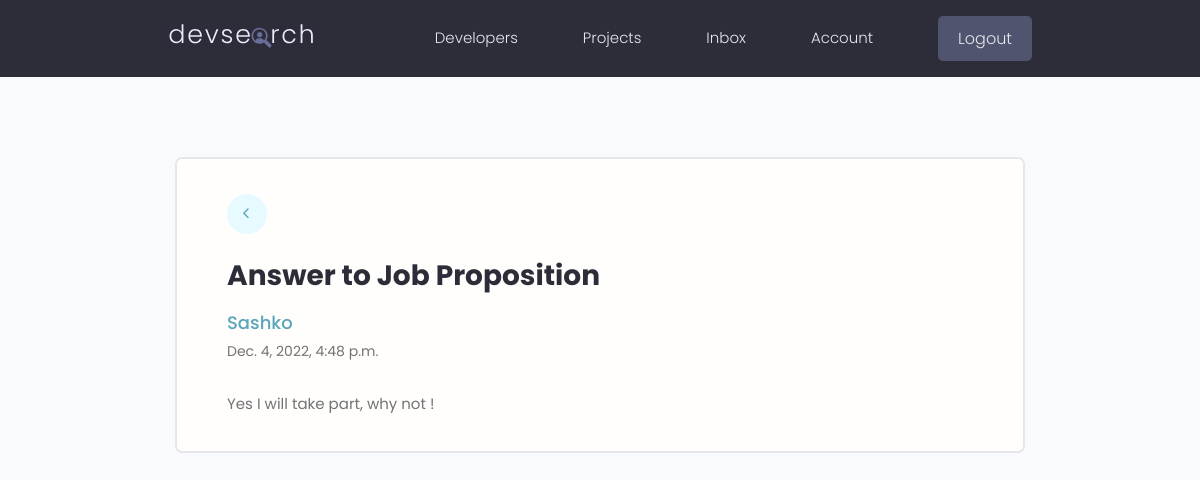
The page /message/f60c3d5c-3085-4133-9918-7bab20d3940d/ (signed in) on the database its author committed.
### users/models.py (models this page shows, shortened)
class Message(models.Model):
    sender = models.ForeignKey(Profile, on_delete=models.SET_NULL, null=True, blank=True)
    recipient = models.ForeignKey(Profile, on_delete=models.SET_NULL, null=True, blank=True, related_name="messages")
    name = models.CharField(max_length=200, blank=True, null=True)
    email = models.EmailField(max_length=500, blank=True, null=True)
    is_read = models.BooleanField(default=False, null=True)
    subject = models.CharField(max_length=200, blank=True, null=True)
    body = models.TextField()
    created = models.DateTimeField(auto_now_add=True)
    id = models.UUIDField(default=uuid.uuid4, unique=True, primary_key=True, editable=False)
    class Meta:
        ordering = ['is_read', '-created']

### users/views.py (the view)
# urls.py: path('message/<str:pk>/', views.viewMessage, name='message'),
@login_required(login_url='login')
def viewMessage(request, pk):
    profile = request.user.profile
    singleMessage = profile.messages.get(id=pk)
    if singleMessage.is_read == False:
        singleMessage.is_read = True
        singleMessage.save()
    context = {'singleMessage': singleMessage}
    return render(request, 'users/message.html', context)

### users/templates/users/message.html
{% extends 'main.html' %}
{% block content %}
<main class="messagePage my-xl">
  <div class="content-box">
    <div class="message">
      <a class="backButton" href="{% url 'inbox' %}"><i class="fa fa-angle-left" style="margin-left: 0.55em;"></i></a>
      <h2 class="message__subject">{{singleMessage.subject}}</h4>
        <a href="profile.html" class="message__author">{{singleMessage.name}}</a>
        <p class="message__date">{{singleMessage.created}}</p>
        <div class="message__body">{{singleMessage.body|linebreaksbr}}</div>
    </div>
  </div>
</main>
{% endblock %}

### static/styles/app.css (style rules this page uses)
:root { --color-sub: #2d2d39; }
i.fa { font-size: 1.7em; margin-right: 0.7em; }
.content-box { width: 95%; max-width: 85rem; margin: 0 auto; }
.message { padding: 2.5rem 0; }
.message > a { display: flex; gap: 1rem; }
.message__author, .message__date { flex-basis: 25%; }
.message__subject { flex-basis: 50%; }
.message__date { text-align: right; }
.messagePage .message { list-style: none; background: var(--color-white); padding: 3.5rem 5rem; border: 2px solid var(--color-light); border-radius: 0.7rem; }
.messagePage .message__subject { font-size: 2.8rem; color: var(--color-sub); margin-bottom: 1rem; margin-top: 2rem; }
.messagePage .message__author { font-size: 1.8rem; font-weight: 500; }
.messagePage .message__date { font-size: 1.4rem; font-weight: 400; text-align: left; margin-bottom: 3rem; }
.backButton { background: var(--color-main-light); color: var(--color-main); width: 4rem; height: 4rem; display: flex; align-items: center; justify-content: center; border-radius: 50%; }
.backButton i { font-size: 1.8rem; }

### static/uikit/styles/modules/_variables.css (style rules this page uses)
:root { --color-main: #5aa5b9; --color-main-light: #e6faff; --color-sub: #3f4156; --color-sub-light: #51546e; --color-sub-lighter: #ededfd; --color-text: #737373; --color-gray: #8b8b8b; --color-light: #e5e7eb; --color-light-gray: #767676; --color-bg: #f8fafd; --color-white: #fffefd; --color-white-light: #f3f3f3; --color-success: #359e64; --color-success-bg: #def8e8; --color-error: #fc4b0b; --color-error-bg: #fff2ee; --font-base: 'Poppins', arial, helvetica, 'Segoe UI', roboto, ubuntu, sans-serif; --font-monospace: 'Fira Code', 'Courier New', courier, monospace; --font-regular: 300; --font-medium: 500; --font-bold: 700; --generic-shadow: 1px 1px 5px #00000010; --generic-transition: all 0.3s ease-in-out; }

### static/uikit/styles/modules/_base.css (style rules this page uses)
* { margin: 0; padding: 0; box-sizing: border-box; text-rendering: optimizeLegibility; color: inherit; font-size: inherit; }
html { font-size: 50%; }
@media only screen and (min-width: 480px) { html { font-size: 56.25%; } }
@media only screen and (min-width: 1200px) { html { font-size: 62.5%; } }
body { line-height: 1.6; font-weight: 400; font-size: 1.5rem; color: var(--color-text); background-color: var(--color-bg); min-height: 100vh; }

### static/uikit/styles/modules/_typography.css (style rules this page uses)
* { font-family: var(--font-base); }
h2 { font-size: 3.6rem; font-weight: var(--font-bold); }
p, span, strong { font-size: 1.6rem; color: var(--color-text); font-weight: var(--font-regular); }
a { padding-bottom: 2px; text-decoration: none; display: inline-block; color: var(--color-main); font-weight: var(--font-medium); }

### static/uikit/styles/modules/_utilities.css (style rules this page uses)
.my-xl { margin: 8rem auto; }

### rows shown on the page
Message: subject "Answer to Job Proposition", name "Sashko", created "Dec. 4, 2022, 4:48 p.m.", body "Yes I will take part, why not !"
